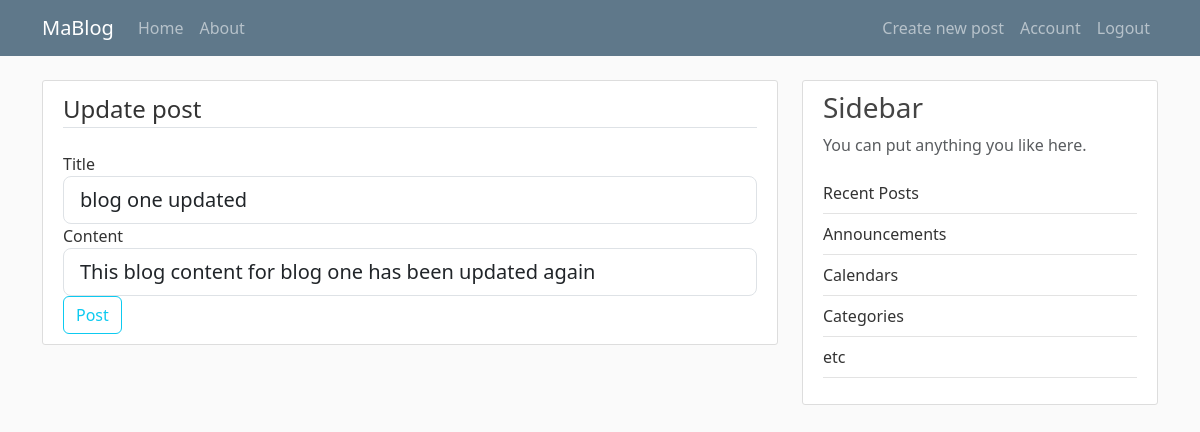
Screenshot of /post/1/update (signed in) with the database file from the repository.
### flaskblog/models.py (models this page shows, shortened)
class Post(db.Model):
    id = db.Column(db.Integer, primary_key=True)
    title = db.Column(db.String(100), nullable=False)
    date_posted = db.Column(db.DateTime, nullable=False, default=datetime.utcnow)
    content = db.Column(db.Text, nullable=False)
    user_id = db.Column(db.Integer, db.ForeignKey('user.id'), nullable=False)

### flaskblog/posts/routes.py (the view)
@posts.route("/post/<int:post_id>/update",methods=['GET','POST'])
@login_required
def updatePost(post_id):
    post = Post.query.get_or_404(post_id)
    if post.author != current_user:
        abort(403) #HTTP forbidden error
    form = CreatePostForm()
    if form.validate_on_submit():
        post.title=form.title.data
        post.content=form.content.data
        db.session.commit()
        flash('Your post has been updated!', 'success')
        return redirect(url_for('posts.post', post_id=post.id))
    elif request.method=='GET':
        form.title.data=post.title
        form.content.data=post.content
    return render_template('create_post.html', title="Update post", form=form, legend="Update post")

### flaskblog/posts/forms.py
class CreatePostForm(FlaskForm):
    title = StringField('Title', validators=[DataRequired()])
    content = StringField('Content', validators=[DataRequired()])
    submit = SubmitField('Post')

### flaskblog/models.py (called while the page is built)
@login_manager.user_loader
def load_user(user_id):
    return User.query.get(int(user_id))

### flaskblog/templates/create_post.html (shortened to what this page needs)
{% extends "layout.html" %} {%block content%}
<div class="content-section">
  <form method="POST" action="">
    <fieldset class="form-group">
      <legend class="border-bottom mb-4">{{legend}}</legend>
      <div class="form-group">
        {{ form.title.label(class="form-control-label") }} {%if
        form.title.errors %} {{ form.title(class="form-control form-control-lg
        is-invalid") }}
        <div class="invalid-feedback">
          {% for error in form.title.errors %}
          <span>{{ error }}</span>
          {% endfor %}
        </div>
        {%else%} {{form.title(class="form-control form-control-lg") }} {%endif%}
      </div>
      <div class="form-group">
        {{ form.content.label(class="form-control-label") }} {%if
        form.content.errors %} {{ form.content(class="form-control
        form-control-lg is-invalid") }}
        <div class="invalid-feedback">
          {% for error in form.content.errors %}
          <span>{{ error }}</span>
          {% endfor %}
        </div>
        {%else%} {{form.content(class="form-control form-control-lg") }}
        {%endif%}
      </div>
    </fieldset>
    <div class="form-group">
      {{ form.submit(class="btn btn-outline-info") }}
    </div>
  </form>
</div>
{%endblock content%}

### flaskblog/static/css/main.css (style rules this page uses)
body { background: #fafafa; color: #333; margin-top: 5rem; }
.content-section { background: #fff; padding: 10px 20px; border: 1px solid #ddd; border-radius: 3px; margin-bottom: 20px; }

### rows the page displays
Post: title "blog one updated", content "This blog content for blog one has been updated again"

### other values shown
{{ legend }} "Update post"
